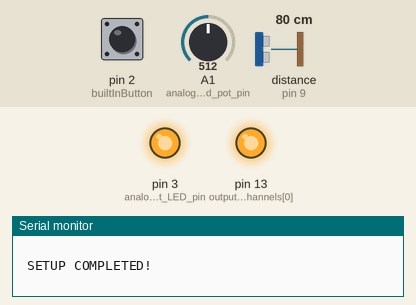
Bench run of a program on a simulated Arduino Uno, built with avr-gcc and run on an emulated ATmega328P. Parts: output pins drawn as LEDs (lit = HIGH), the last lines printed to the serial monitor. Wiring (inferred from the names in the program): ultrasonic range finder: trigger pin 8; echo pin 9. The test bench sets the inputs (shaded band); at power-on: distance to the obstacle (sensor on pin 9) 80 cm, pin 2 (builtInButton) LOW, A1 (analog_read_pot_pin) = 512. The echo pulse lasts 58.3 µs per cm; EEPROM starts erased; pins used as bus, display or sensor lines are not drawn.

Above: at 1.2 s.
1.3 s: distance to the obstacle (sensor on pin 9) set to 17 cm
4.2 s: distance to the obstacle (sensor on pin 9) set to 13 cm
At 6.1 s:
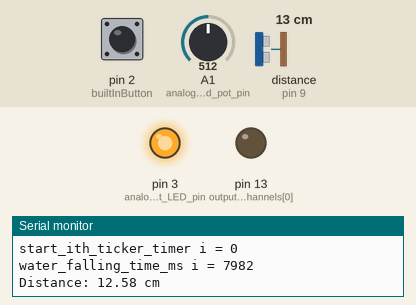
6.7 s: pin 2 (builtInButton) pulled HIGH for 0.15 s
At 7.4 s:
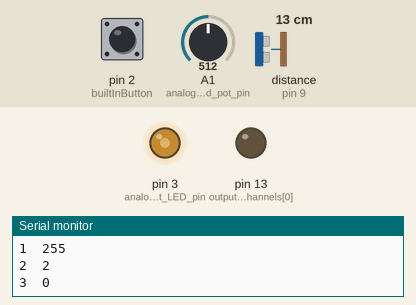
At 11.2 s:
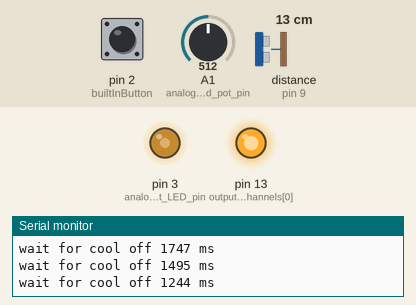
Timing chart, 0 to 12.7 s (numbered marks = the images above; inputs shaded):
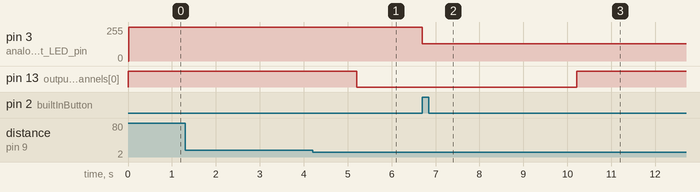

The program:

main.cpp
```cpp
#include <Arduino.h>
#include "Ticker.h"
#include <EEPROM.h>
#include "WaterBalls.h"

uint32_t water_falling_time_ms = 5000; // in ms;
uint16_t analog_sensor_read_value = 0;

// <Interrupts>
//-common-                                            // Volatile because it is changed by ISR ,
unsigned long currrentMillis_interrupt = 0;

// Interrupts For built-in-button
unsigned long lastValidInterruptTime_1 = 0; // When was the last valid millis on which board push button was pressed
volatile bool myISR1_flag = 0;              // ISR flag for on board button press

// Interrupt service routine , very light weight
// ICACHE_RAM_ATTR void myIRS1() // this is for node mcu
void myIRS1()
{
  myISR1_flag = 1;
}

void myIRS1_method()
{
#ifdef DEBUG_CODE
  Serial.println(F("==myIRS1_method called=="));
#endif

  // To read analog values from pot , and store them in memory
  read_analog_value_from_sensor();
  write_analog_store_value_to_EEPROM();
}

// Iterrupt 1 method call check
void myIRS_check()
{
  // Main part of your loop code.
  currrentMillis_interrupt = millis();

  // IRS for in-built button
  if (myISR1_flag)
  {
    if (currrentMillis_interrupt - lastValidInterruptTime_1 > debounceDuration)
    {
      myISR1_flag = 0;
      lastValidInterruptTime_1 = currrentMillis_interrupt;
      myIRS1_method();
    }
    else
    {
      myISR1_flag = 0;
    }
  }
}

void setupISR1()
{
  // Attach an interrupt to the pin, assign the onChange function as a handler and trigger on changes (LOW or HIGH).
  // attachInterrupt(builtInButton, myIRS1 , FALLING);

  attachInterrupt(digitalPinToInterrupt(builtInButton), myIRS1, RISING);

#ifdef DEBUG_CODE
  Serial.print("setupISR1 at pin  = ");
  Serial.println(builtInButton);
#endif
}

unsigned long cool_off_duration_millis[nos_channel];

long durations[nos_channel];
float distances[nos_channel];
bool output_channel_state[nos_channel];

bool hand_put_state[nos_channel];

// Generally, you should use "unsigned long" for variables that hold time
// The value will quickly become too large for an int to storeunsigned long previousMillis = 0;        // will store last time LED was updated

// const long interval_bw_readings[nos_channel] = {1000};

void write_analog_store_value_to_EEPROM()
{
  uint8_t start_index = start_index_add;

  uint8_t block_16t[4] = {0, 0, 0, 0};

  uint16_t temp = analog_sensor_read_value;

  for (uint8_t i = 0; i < 4; i++)
  {
    if (temp > 255)
    {
      block_16t[i] = 255;
      temp = temp - 255;
    }
    else
    {
      block_16t[i] = temp;
      temp = 0;
    }
  }

  for (uint8_t i = 0; i < 4; i++)
  {
    EEPROM.write(start_index + i, block_16t[i]);

    Serial.print(start_index + i);
    Serial.print("\t");
    Serial.print(block_16t[i]);
    Serial.println();
  }

  // if (analog_sensor_read_value)

  //   if (analog_sensor_read_value >)
  //     EEPROM.write(0, val);
}

void read_analog_value_from_EEPROM()
{
  analog_sensor_read_value = start_index_add;
  uint8_t start_index = 0;
  for (uint8_t i = 0; i < 4; i++)
  {
    analog_sensor_read_value = analog_sensor_read_value + EEPROM.read(start_index + i);

#ifdef DEBUG_CODE
    Serial.print(start_index + i);
    Serial.print("\t");
    Serial.print(analog_sensor_read_value);
    Serial.println();
#endif
  }

  water_falling_time_ms = map(analog_sensor_read_value, 0, 1023, 2000, 8000);
  update_time_of_all_tickers(water_falling_time_ms);
  analogWrite(analog_read_pot_LED_pin, analog_sensor_read_value / 4);

#ifdef DEBUG_CODE
  Serial.print("EEPROM analog_sensor_read_value = ");
  Serial.println(analog_sensor_read_value);
#endif
}

void setup_ultrasonic_sensors()
{
#ifdef DEBUG_CODE
  Serial.println("Setup Ultrasonic Sensor HC-SR04 Test");
#endif
  for (uint8_t i = 0; i < nos_channel; i++)
  {
#ifdef DEBUG_CODE
    Serial.print("setup_ultrasonic_sensor= ");
    Serial.print(i);
    Serial.print(" \t");
    Serial.print(trigPins[i]);
    Serial.print(" \t");
    Serial.println(echoPins[i]);
#endif

    pinMode(trigPins[i], OUTPUT); // Sets the trigPin as an OUTPUT
    pinMode(echoPins[i], INPUT);  // Sets the echoPin as an INPUT
  }
}

void setup_output_channels()
{
#ifdef DEBUG_CODE
  Serial.println("setup_output_channels");
#endif

  for (uint8_t i = 0; i < nos_channel; i++)
  {
#ifdef DEBUG_CODE
    Serial.print("setup_output_channels= ");
    Serial.println(i);
#endif

    pinMode(output_channels[i], OUTPUT); // Sets the trigPin as an OUTPUT

    digitalWrite(output_channels[i], initial_state_of_output_channels); // iverted logic of relay module
    output_channel_state[i] = initial_state_of_output_channels;
  }
}

void setup_push_buttons()
{
#ifdef DEBUG_CODE
  Serial.println("setup_push_buttons");
#endif
}

void setup_analog_read()
{
#ifdef DEBUG_CODE
  Serial.println("setup_analog_read");
#endif
}

void read_analog_value_from_sensor()
{
  // read atlest 10 values and average it out.
  long sum_analog_values = 0;

  for (uint8_t i = 0; i < analog_reading_nos_to_avg; i++)
  {
    sum_analog_values = sum_analog_values + analogRead(analog_read_pot_pin);
  }

  analog_sensor_read_value = (sum_analog_values) / analog_reading_nos_to_avg;

  water_falling_time_ms = map(analog_sensor_read_value, 0, 1023, 2000, 8000);
  update_time_of_all_tickers(water_falling_time_ms);
  analogWrite(analog_read_pot_LED_pin, analog_sensor_read_value / 4);

#ifdef DEBUG_CODE
  Serial.print("AVG 10 read_analog_value_from_sensor = ");
  Serial.println(analog_sensor_read_value);
#endif
}

// void read_analog_store_value_from_EEPROM(){}
// void write_analog_store_value_to_EEPROM(){} // attach Interrupt from push button

Ticker tickerObject_output_0(callbackFunction_0, water_falling_time_ms, water_falling_repeats, MILLIS);
Ticker tickerObject_output_1(callbackFunction_1, water_falling_time_ms, water_falling_repeats, MILLIS);
Ticker tickerObject_output_2(callbackFunction_2, water_falling_time_ms, water_falling_repeats, MILLIS);
Ticker tickerObject_output_3(callbackFunction_3, water_falling_time_ms, water_falling_repeats, MILLIS);

void callbackFunction_0()
{
  toggle_ith_output_channel(0);
  stop_ith_ticker_timer(0);
}
void callbackFunction_1()
{
  toggle_ith_output_channel(1);
  stop_ith_ticker_timer(1);
}
void callbackFunction_2()
{
  toggle_ith_output_channel(2);
  stop_ith_ticker_timer(2);
}
void callbackFunction_3()
{
  toggle_ith_output_channel(3);
  stop_ith_ticker_timer(3);
}

// Ticker tickerObject_output_0;
// Ticker tickerObject_output_1;
// Ticker tickerObject_output_2;
// Ticker tickerObject_output_3;

void setup_ticker_timers()
{
  // Ticker::Ticker(fptr callback, uint32_t timer, uint16_t repeats, interval_t mode)
  // Ticker tickerObject_output_0(callbackFunction_0, water_falling_time_ms, water_falling_repeats, MILLIS);
  // Ticker tickerObject_output_1(callbackFunction_1, water_falling_time_ms, water_falling_repeats, MILLIS);
  // Ticker tickerObject_output_2(callbackFunction_2, water_falling_time_ms, water_falling_repeats, MILLIS);
  // Ticker tickerObject_output_3(callbackFunction_3, water_falling_time_ms, water_falling_repeats, MILLIS);
  // // tickerObject_output_0.start(); // start the ticker.
}

void setup()
{
#ifdef DEBUG_CODE
  Serial.begin(serial_baud_rate);                   // // Serial Communication is starting with 9600 of baudrate speed
  Serial.println("Ultrasonic Sensor HC-SR04 Test"); // print some text in Serial Monitor
  Serial.println("with Arduino UNO R3");
#endif

  // setup_lcd_diaplay(); // FUTURE req;
  setup_ticker_timers();
  setup_ultrasonic_sensors();
  setup_output_channels();
  setup_push_buttons();
  setup_analog_read();

  read_analog_value_from_sensor();
  read_analog_value_from_EEPROM();

  setupISR1();

#ifdef DEBUG_CODE
  Serial.println("\n \n SETUP COMPLETED! \n \n");
#endif
}

// AYUSH START
void on_off_set_ith_output_channel(uint8_t channel_no, bool channel_state)
{
#ifdef DEBUG_CODE
  Serial.print("on_off_set_ith_output_channel = ");
  Serial.print(channel_no);
  Serial.println(channel_state ? " > ON " : " > OFF");
#endif

  output_channel_state[channel_no] = channel_state;
  digitalWrite(output_channels[channel_no], output_channel_state[channel_no]);

  // #ifdef DEBUG_CODE
  //   Serial.print("output_channel_state[channel_no] = ");
  //   Serial.print(output_channel_state[channel_no]);
  //   Serial.println(channel_state ? " > ON " : " > OFF");
  // #endif
}

void on_off_check_ith_channel_distace_and_take_action(uint8_t channel_no)
{
  // check distance and then switch on relay for given millisecons then turn off relay
  if (distances[channel_no] <= activation_min_dist && distances[channel_no] > activation_safe_zone_dist)
  {
    if (output_channel_state[channel_no] == water_false)
    {
      unsigned long currentMillis = millis();
      // if (((currentMillis  - (cool_off_duration_millis[channel_no] + dealy_in_action_ms + water_falling_time_ms) >= cool_off_duration_ms)) && (hand_put_state[channel_no] == false))
      if (((currentMillis - (cool_off_duration_millis[channel_no]) >= cool_off_duration_ms)) && (hand_put_state[channel_no] == false))
      {
        hand_put_state[channel_no] = true;
        // cool_off_duration_millis[channel_no] = currentMillis;

        delay(dealy_in_action_ms);
        on_off_set_ith_output_channel(channel_no, water_true);
        // toggle_ith_output_channel(channel_no);
        start_ith_ticker_timer(channel_no);

#ifdef DEBUG_CODE
        Serial.print("Distance: ");
        Serial.print(distances[channel_no]);
        Serial.println(" cm");
#endif
      }
#ifdef DEBUG_CODE
      else
      {
        if ((currentMillis - (cool_off_duration_millis[channel_no]) < cool_off_duration_ms))
        {
          if (millis() - previousMillis_cool_off_print > previousMillis_cool_off_print_interval)
          {
            previousMillis_cool_off_print = millis();
            Serial.print("wait for cool off ");
            // Serial.print(cool_off_duration_ms - (millis() - (cool_off_duration_millis[channel_no] + dealy_in_action_ms + water_falling_time_ms)));
            Serial.print(cool_off_duration_ms - (millis() - (cool_off_duration_millis[channel_no])));
            Serial.println(" ms");
          }
        }
        else
        {
          if (millis() - previousMillis_cool_off_print > 600)
          {
            previousMillis_cool_off_print = millis();
            Serial.print(" Cool off ho gaya hai , BC haath hata ab! \t");
            Serial.print("hand_put_state[channel_no] = ");
            Serial.println(hand_put_state[channel_no]);
          }
        }
      }
#endif
    }
    // else
    // {
    //   if ((distances[channel_no] >= default_safe_zone_dist))
    //   {
    //     Serial.print("haath given paani bharne ke duration se pehele hata lia ,  hand_put_state[channel_no] = ");
    //     Serial.println(channel_no);
    //     toggle_ith_output_channel(channel_no);
    //     stop_ith_ticker_timer(channel_no);
    //     hand_put_state[channel_no] = false; // not required , can be tested and later deleted.
    //   }
    // }
  }

  // If  hand was removed before the actual times up.
  else if ((distances[channel_no] >= default_safe_zone_dist) && (distances[channel_no] < default_min_dist) && (output_channel_state[channel_no] == water_true))
  {
    Serial.print("Part 1 > haath given paani bharne ke duration se pehele hata lia ,  hand_put_state[channel_no] = ");
    Serial.println(channel_no);
    on_off_set_ith_output_channel(channel_no, water_false);
    stop_ith_ticker_timer(channel_no);
  }

  if (hand_put_state[channel_no] && (distances[channel_no] >= default_safe_zone_dist))
  {
    hand_put_state[channel_no] = false;

    if (output_channel_state[channel_no] == !(initial_state_of_output_channels))
    {
#ifdef DEBUG_CODE
      Serial.print("Part 2 > haath given paani bharne ke duration se pehele hata lia ,  hand_put_state[channel_no] = ");
      Serial.println(channel_no);
#endif
      on_off_set_ith_output_channel(channel_no, water_false);
      // toggle_ith_output_channel(channel_no);
      stop_ith_ticker_timer(channel_no);
    }

    // hand_put_state[channel_no] = false; // not required , can be tested and later deleted.
  }
}

// AYUSH END

void toggle_ith_output_channel(uint8_t channel_no)
{
#ifdef DEBUG_CODE
  Serial.print("toggle_ith_output_channel = ");
  Serial.println(channel_no);
#endif

  output_channel_state[channel_no] = !(output_channel_state[channel_no]);
  digitalWrite(output_channels[channel_no], output_channel_state[channel_no]);

#ifdef DEBUG_CODE
  Serial.print("on_off_set_ith_output_channel = ");
  Serial.print(channel_no);
  Serial.println(output_channel_state[channel_no] ? " > ON " : " > OFF");
#endif
}

void start_ith_ticker_timer(uint8_t channel_no)
{
#ifdef DEBUG_CODE
  Serial.print("start_ith_ticker_timer i = ");
  Serial.println(channel_no);

  Serial.print("water_falling_time_ms i = ");
  Serial.println(water_falling_time_ms);
#endif

  switch (channel_no)
  {
  case 0:
    tickerObject_output_0.start();
    break;
  case 1:
    tickerObject_output_1.start();
    break;
  case 2:
    tickerObject_output_2.start();
    break;
  case 3:
    tickerObject_output_3.start();
    break;

  default:
    break;
  }
}

void stop_ith_ticker_timer(uint8_t channel_no)
{
#ifdef DEBUG_CODE

  Serial.print("stop_ith_ticker_timer i = ");
  Serial.println(channel_no);
#endif

  unsigned long current_millis = millis();

  switch (channel_no)
  {
  case 0:
    tickerObject_output_0.stop();
    cool_off_duration_millis[0] = current_millis;
    break;
  case 1:
    tickerObject_output_1.stop();
    cool_off_duration_millis[1] = current_millis;
    break;
  case 2:
    tickerObject_output_2.stop();
    cool_off_duration_millis[2] = current_millis;
    break;
  case 3:
    tickerObject_output_3.stop();
    cool_off_duration_millis[3] = current_millis;
    break;

  default:
    break;
  }
}

void update_time_of_all_tickers(uint32_t time_interval_ticker)
{

  tickerObject_output_0.interval(time_interval_ticker);
  tickerObject_output_1.interval(time_interval_ticker);
  tickerObject_output_2.interval(time_interval_ticker);
  tickerObject_output_3.interval(time_interval_ticker);
}

void check_ith_channel_distace_and_take_action(uint8_t channel_no)
{
  // check distance and then switch on relay for given millisecons then turn off relay
  if (distances[channel_no] <= activation_min_dist && distances[channel_no] > activation_safe_zone_dist)
  {
    if (output_channel_state[channel_no] == initial_state_of_output_channels)
    {
      unsigned long currentMillis = millis();
      // if (((currentMillis  - (cool_off_duration_millis[channel_no] + dealy_in_action_ms + water_falling_time_ms) >= cool_off_duration_ms)) && (hand_put_state[channel_no] == false))
      if (((currentMillis - (cool_off_duration_millis[channel_no]) >= cool_off_duration_ms)) && (hand_put_state[channel_no] == false))
      {
        hand_put_state[channel_no] = true;
        // cool_off_duration_millis[channel_no] = currentMillis;

        delay(dealy_in_action_ms);
        toggle_ith_output_channel(channel_no);
        start_ith_ticker_timer(channel_no);

#ifdef DEBUG_CODE
        Serial.print("Distance: ");
        Serial.print(distances[channel_no]);
        Serial.println(" cm");
#endif
      }
#ifdef DEBUG_CODE
      else
      {
        if ((currentMillis - (cool_off_duration_millis[channel_no]) < cool_off_duration_ms))
        {
          if (millis() - previousMillis_cool_off_print > previousMillis_cool_off_print_interval)
          {
            previousMillis_cool_off_print = millis();
            Serial.print("wait for cool off ");
            // Serial.print(cool_off_duration_ms - (millis() - (cool_off_duration_millis[channel_no] + dealy_in_action_ms + water_falling_time_ms)));
            Serial.print(cool_off_duration_ms - (millis() - (cool_off_duration_millis[channel_no])));
            Serial.println(" ms");
          }
        }
        else
        {
          if (millis() - previousMillis_cool_off_print > 600)
          {
            previousMillis_cool_off_print = millis();
            Serial.print(" Cool off ho gaya hai , BC haath hata ab! \t");
            Serial.print("hand_put_state[channel_no] = ");
            Serial.println(hand_put_state[channel_no]);
          }
        }
      }
#endif
    }
    // else
    // {
    //   if ((distances[channel_no] >= default_safe_zone_dist))
    //   {
    //     Serial.print("haath given paani bharne ke duration se pehele hata lia ,  hand_put_state[channel_no] = ");
    //     Serial.println(channel_no);
    //     toggle_ith_output_channel(channel_no);
    //     stop_ith_ticker_timer(channel_no);
    //     hand_put_state[channel_no] = false; // not required , can be tested and later deleted.
    //   }
    // }
  }

  // If  hand was removed before the actual times up.
  else if ((distances[channel_no] >= default_safe_zone_dist) && (distances[channel_no] < default_min_dist) && (output_channel_state[channel_no] == !(initial_state_of_output_channels)))
  {
    Serial.print("Part 1 > haath given paani bharne ke duration se pehele hata lia ,  hand_put_state[channel_no] = ");
    Serial.println(channel_no);
    toggle_ith_output_channel(channel_no);
    stop_ith_ticker_timer(channel_no);
  }

  if (hand_put_state[channel_no] && (distances[channel_no] >= default_safe_zone_dist))
  {
    hand_put_state[channel_no] = false;

    if (output_channel_state[channel_no] == !(initial_state_of_output_channels))
    {
#ifdef DEBUG_CODE
      Serial.print("Part 2 > haath given paani bharne ke duration se pehele hata lia ,  hand_put_state[channel_no] = ");
      Serial.println(channel_no);
#endif

      toggle_ith_output_channel(channel_no);
      stop_ith_ticker_timer(channel_no);
    }

    // hand_put_state[channel_no] = false; // not required , can be tested and later deleted.
  }
}

void check_all_channels_distace_and_take_action()
{
  for (uint8_t i = 0; i < nos_channel; i++)
  {
    // check_ith_channel_distace_and_take_action(i);
    on_off_check_ith_channel_distace_and_take_action(i);
  }
}

void read_ith_sensor_distance(uint8_t sensor_no)
{
#ifdef DEBUG_CODE
// Serial.print(trigPins[sensor_no]);
// Serial.print(" ");
// Serial.print(echoPins[sensor_no]);
// Serial.print(" ");
// Serial.print(durations[sensor_no]);
// Serial.print(" ");
// Serial.print(distances[sensor_no]);
// Serial.println(" ");
#endif

  // Clears the trigPin condition
  digitalWrite(trigPins[sensor_no], LOW);
  delayMicroseconds(US_start_delay_ms);
  // Sets the trigPin HIGH (ACTIVE) for 10 microseconds
  digitalWrite(trigPins[sensor_no], HIGH);
  delayMicroseconds(US_pulse_duration_ms);
  digitalWrite(trigPins[sensor_no], LOW);
  // Reads the echoPin, returns the sound wave travel time in microseconds
  durations[sensor_no] = pulseIn(echoPins[sensor_no], HIGH);
  // Calculating the distance
  distances[sensor_no] = (durations[sensor_no] * US_sound_speed) / 2.0; // Speed of sound wave divided by 2 (go and back)
                                                                        // Displays the distance on the Serial Monitor

#ifdef DEBUG_CODE
// Serial.print("Distance: ");
// Serial.print(distances[sensor_no]);
// Serial.println(" cm");
#endif
}

void read_all_sensor_data()
{
  for (uint8_t i = 0; i < nos_channel; i++)
  {
    read_ith_sensor_distance(i);
  }
}

void loop_ticker_timers()
{
  tickerObject_output_0.update(); // it will check the Ticker and if necessary, it will run the callback function.
  tickerObject_output_1.update();
  tickerObject_output_2.update();
  tickerObject_output_3.update();
}

void loop()
{
  // check flags is there any interrupt calls made

  myIRS_check();

  loop_ticker_timers();
  read_all_sensor_data();
  check_all_channels_distace_and_take_action();
}
```

Source omitted: WaterBalls.h (3285 bytes), WaterBallsData.h (2719 bytes)

Measured:
- the behaviour switches between 16 and 15 cm on distance to the obstacle (sensor on pin 9) (found by bisection; images 0 and 1)
- after the input at 1.3 s, every drawn part: stays the same
- after the input at 4.2 s, pin 13 (output_channels[0]): HIGH → LOW after 1.0 s
- after the input at 6.7 s, pin 3 (analog_read_pot_LED_pin): 255/255 → 128/255 at once; pin 13 (output_channels[0]): LOW → HIGH after 3.5 s instead of 6.5 s
